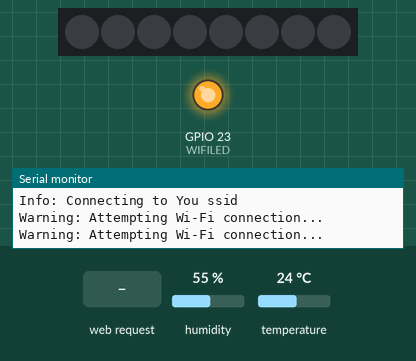
This program was run on a simulated ESP32. Shown: 8 RGB LEDs in strip order, left to right, output pins drawn as LEDs (lit = HIGH), the last lines printed to the serial monitor. Dashed ring = blinking. The inputs (shaded band) are chosen by the test bench; at power-on: humidity 55 %, temperature 24 °C. WiFi joins after 1.5 s; servers stay silent unless stated; random numbers use the default seed unless the program sets one.

Above: at 0.7 s.
At 1.2 s:
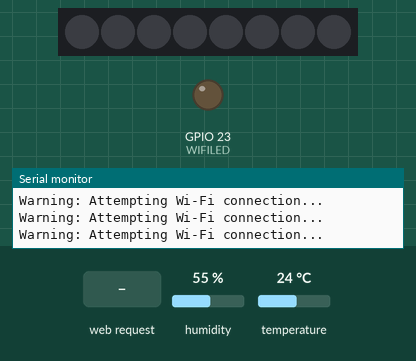
At 2.9 s:
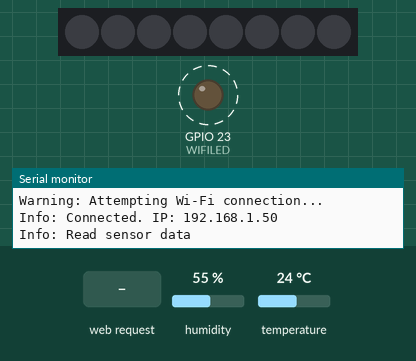
3.0 s: HTTP request GET /temperature received
6.2 s: HTTP request GET /humidity received
7.7 s: HTTP request GET /internal received
Timing chart, 0 to 15.2 s (numbered marks = the images above; inputs shaded):
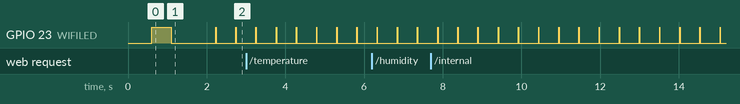

Measured:
- by itself, GPIO 23 (WIFILED): alternates HIGH for 0.01 s and LOW for 0.50 s

The program:

main.cpp
```cpp
#include <Arduino.h>
#include <WiFi.h>
#include <WebServer.h>
#include <ArduinoJson.h>
#include <DHT.h>
#include <DHT_U.h>
#include <Adafruit_Sensor.h>
#include <Adafruit_NeoPixel.h>

#define NUM_OF_LEDS 8
#define PIN 12
#define WIFILED 23
#define DHTTYPE DHT11
#define DHTPIN 4

const char *SSID = "You ssid";
const char *PWD = "You password";

// env variable
float temperature;
float humidity;
float internal;
// Wifi - check
unsigned long previousMillisWIFI = 0;
unsigned long intervalWIFI = 30000;

// DHT
DHT dht(DHTPIN, DHTTYPE);

// Web server running on port 80
WebServer server(80);

// Neopixel LEDs strip
Adafruit_NeoPixel pixels(NUM_OF_LEDS, PIN, NEO_GRB + NEO_KHZ800);

// JSON data buffer
StaticJsonDocument<250> jsonDocument;
char buffer[250];

void connectToWiFi();
void setupRouting();
void createJson(char *tag, float value, char *unit);
void addJsonObject(char *tag, float value, char *unit);
void readSensorData(void *parameter);
void getTemperature();
void getHumidity();
void getInternal();
void getEnv();
void handlePost();
void setupTask();
void log(String msg);

#ifdef __cplusplus
extern "C"
{
#endif
  uint8_t temprature_sens_read();
#ifdef __cplusplus
}
#endif
uint8_t temprature_sens_read();

#include "ledBlinkModule.hpp"
#include "wifiModule.hpp"

void addJsonObject(char *tag, float value, char *unit)
{
  JsonObject obj = jsonDocument.createNestedObject();
  obj["type"] = tag;
  obj["value"] = value;
  obj["unit"] = unit;
}

void createJson(char *tag, float value, char *unit)
{
  jsonDocument.clear();
  jsonDocument["type"] = tag;
  jsonDocument["value"] = value;
  jsonDocument["unit"] = unit;
  serializeJson(jsonDocument, buffer);
}

void getTemperature()
{
  log("Info: Get temperature");
  createJson("temperature", temperature, "°C");
  server.send(200, "application/json", buffer);
}

void getHumidity()
{
  log("Info: Get humidity");
  createJson("humidity", humidity, "%");
  server.send(200, "application/json", buffer);
}

void getInternal()
{
  log("Info: Get internal");
  createJson("internal", internal, "mBar");
  server.send(200, "application/json", buffer);
}

void getEnv()
{
  log("Info: Get env");
  jsonDocument.clear();
  addJsonObject("temperature", temperature, "°C");
  addJsonObject("humidity", humidity, "%");
  addJsonObject("internal", internal, "mBar");
  serializeJson(jsonDocument, buffer);
  server.send(200, "application/json", buffer);
}

void setupRouting()
{
  server.on("/temperature", getTemperature);
  server.on("/humidity", getHumidity);
  server.on("/internal", getInternal);
  server.on("/env", getEnv);
  server.on("/led", HTTP_POST, handlePost);

  // start server
  server.begin();
}

void readSensorData(void *parameter)
{
  for (;;)
  {

    temperature = dht.readTemperature();
    humidity = dht.readHumidity();
    internal = ((temprature_sens_read() - 32) / 1.8);
    log("Info: Read sensor data");

    // delay the task
    vTaskDelay(15000 / portTICK_PERIOD_MS);
  }
}

void handlePost()
{
  if (server.hasArg("plain") == false)
  {
    // handle error here
  }
  String body = server.arg("plain");
  deserializeJson(jsonDocument, body);

  // Get RGB components
  int red = jsonDocument["red"];
  int green = jsonDocument["green"];
  int blue = jsonDocument["blue"];

  Serial.print("Info: Red: ");
  Serial.println(red);
  Serial.print("Info: Green: ");
  Serial.println(green);
  Serial.print("Info: Blue: ");
  Serial.println(blue);

  pixels.fill(pixels.Color(red, green, blue));
  pixels.show();
  // Respond to the client
  server.send(200, "application/json", "{}");
}

void setupTask()
{
  xTaskCreate(
      readSensorData,
      "Read sensor data",
      1000,
      NULL,
      1,
      NULL);
}

void log(String msg)
{
  Serial.println(msg);
}

void setup()
{
  Serial.begin(115200);
  delay(100);

  pinMode(WIFILED, OUTPUT);
  digitalWrite(WIFILED, LOW);

  // Sensor setup
  dht.begin();
  // WiFi
  connectToWiFi();
  // Task
  setupTask();
  // Routers
  setupRouting();
  // Initialize Neopixel
  pixels.begin();
}

void loop()
{
  yield();
  wifiLoop();
  server.handleClient();
}
```

ledBlinkModule.hpp
```cpp
#include <Arduino.h>

bool ioBlink = false;
unsigned long milOld;
int rndTemp = 0;

// Simple blinking function - Blinking for variable time alarms
void blinkSingle(int speed, int _pin)
{
    if ((milOld + speed) < millis())
    {
        milOld = millis();
        if (ioBlink == false)
        {
            digitalWrite(_pin, HIGH);
            ioBlink = true;
        }
        else
        {
            digitalWrite(_pin, LOW);
            ioBlink = false;
        }
    }
}
// Asynchronous Flashing Time On and Time Off variable time
void blinkSingleAsy(int timeHigh, int timeLow, int _pin)
{
    if (ioBlink == false)
    {
        if ((milOld + timeHigh) < millis())
        {
            milOld = millis();
            digitalWrite(_pin, LOW);
            ioBlink = true;
        }
    }
    else
    {
        if ((milOld + timeLow) < millis())
        {
            milOld = millis();
            digitalWrite(_pin, HIGH);
            ioBlink = false;
        }
    }
}
// Blinking with randomized delay as for Data TX/RX
void blinkRandomSingle(int minTime, int maxTime, int _pin)
{
    if ((milOld + rndTemp) < millis())
    {
        milOld = millis();
        rndTemp = random(minTime, maxTime);
        if (ioBlink == false)
        {
            digitalWrite(_pin, HIGH);
            ioBlink = true;
        }
        else
        {
            digitalWrite(_pin, LOW);
            ioBlink = false;
        }
    }
}
```

wifiModule.hpp
```cpp
void wifiLoop()
{
    unsigned long currentMillis = millis();

    if (WiFi.status() != WL_CONNECTED && (currentMillis - previousMillisWIFI >= intervalWIFI))
    {
        // to blink a led when connected to non-blocking Wi-Fi
        // Single Led blink every 100ms
        blinkSingle(100, WIFILED);
        WiFi.disconnect();
        WiFi.reconnect();
        previousMillisWIFI = currentMillis;
    }
    else
    {
        // LED flashing Time On and Time Off
        blinkSingleAsy(10, 500, WIFILED);
    }
}

void connectToWiFi()
{
    Serial.print("Info: Connecting to ");
    Serial.println(SSID);

    WiFi.begin(SSID, PWD);

    byte b = 0;
    while (WiFi.status() != WL_CONNECTED && b < 30)
    {
        b++;
        log("Warning: Attempting Wi-Fi connection...");
        delay(500);
        blinkSingle(100, WIFILED);
    }

    if (WiFi.status() == WL_CONNECTED)
    {
        // WiFi Station conectado
        Serial.print("Info: Connected. IP: ");
        Serial.println(WiFi.localIP());
        blinkRandomSingle(10, 100, WIFILED);
        delay(100);
    }
    else
    {
        log(F("Error: WiFi no conectado"));
        blinkRandomSingle(10, 100, WIFILED);
        delay(100);
    }
}
```
